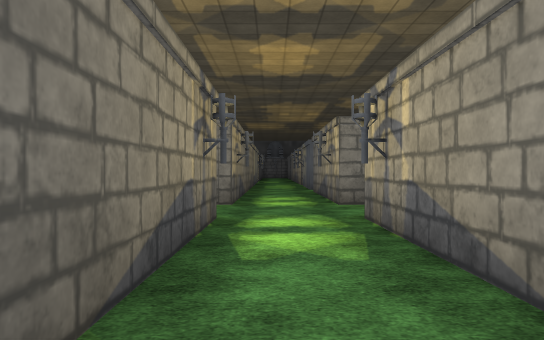
View 1 (above)

24 first-person views from a walk through a scene from a Unity 3-D project. The camera is 1.3 m above the floor, looks level and sees 70° across. The floor is counted in squares, 2 m on a side. Each view is taken from the middle of a square. On the plan, view 1 faces up. The plan holds only what a view shows up to about 11 squares ahead; the rest is blank. The place goes on beyond the plan. Some surface patterns are stand-ins.

View 2
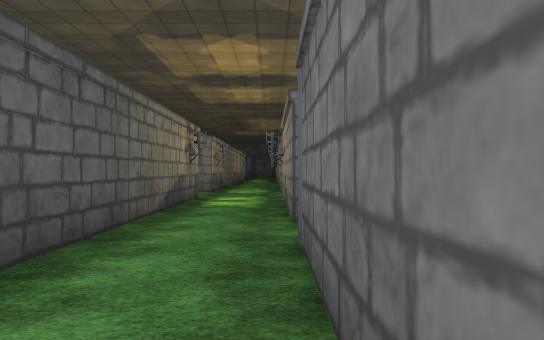

View 3
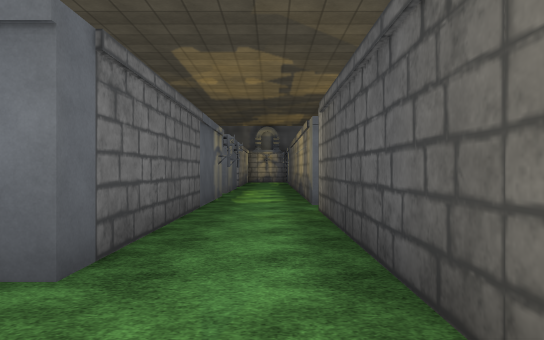

View 4
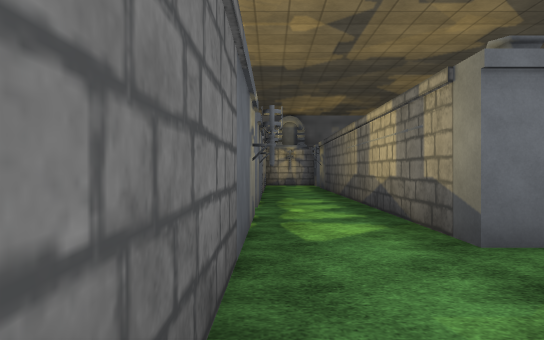

View 5
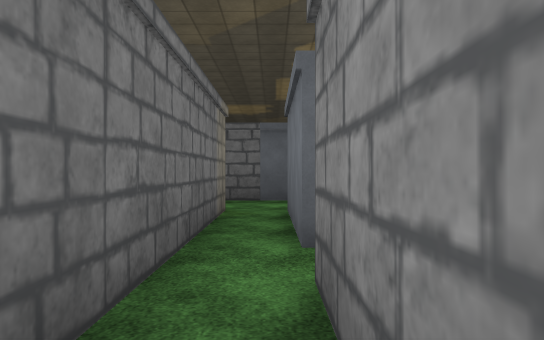

View 6
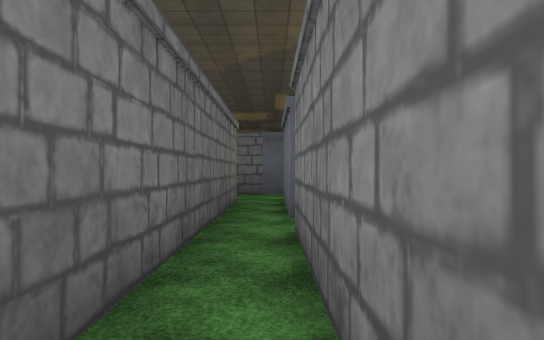

View 7
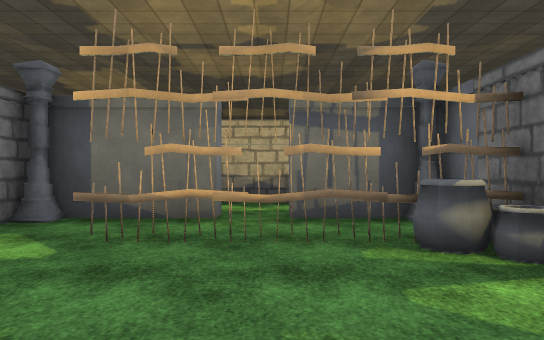

View 8
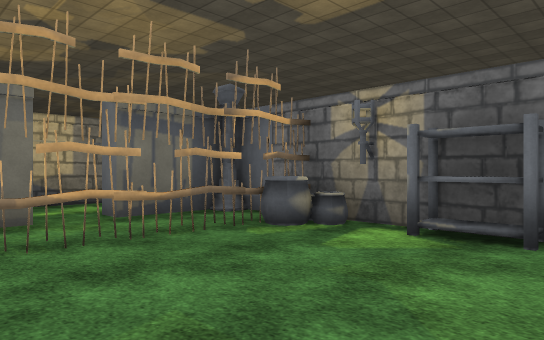

View 9
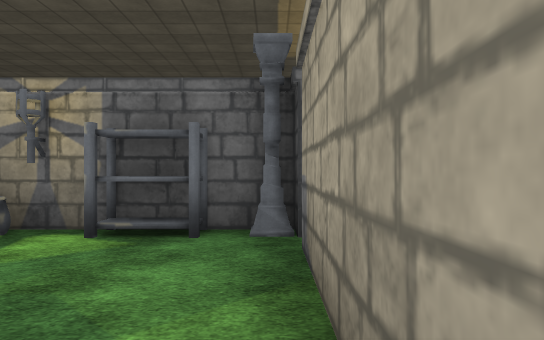

View 10
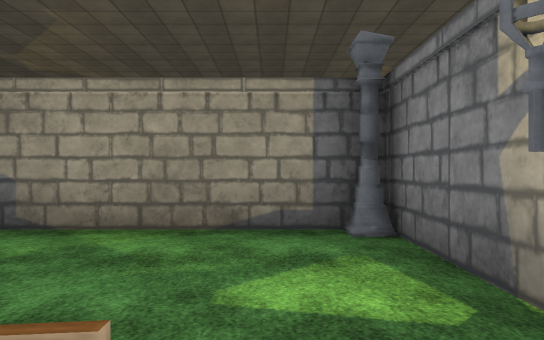

View 11
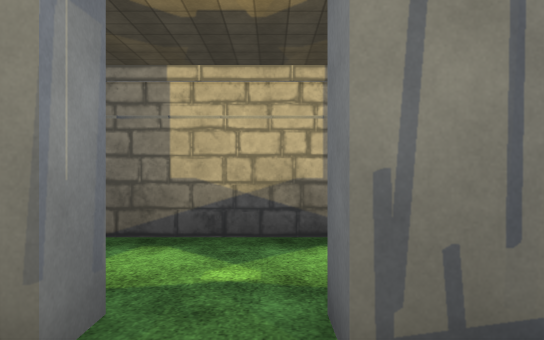

View 12
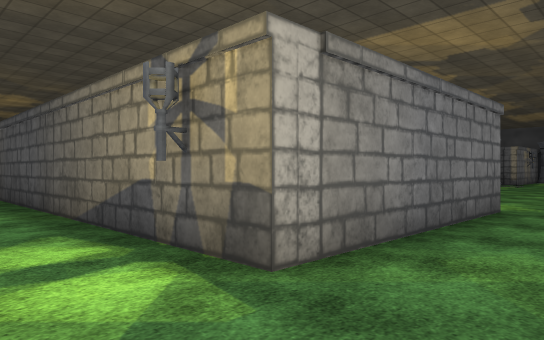

View 13
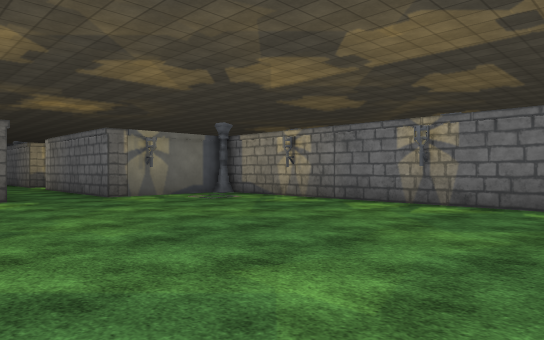

View 14
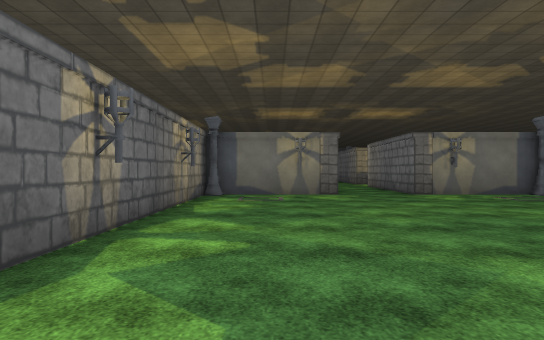

View 15
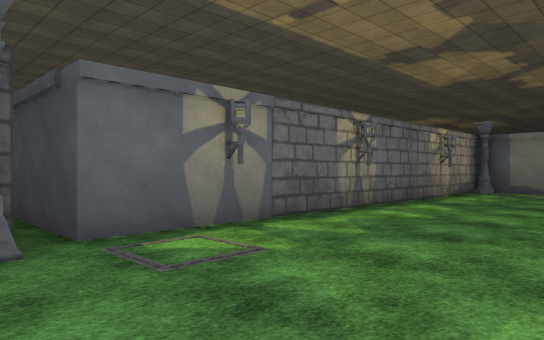

View 16
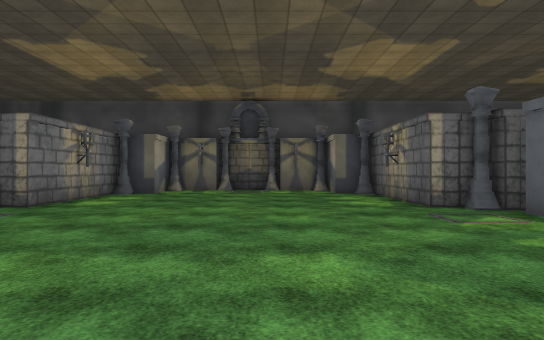

View 17
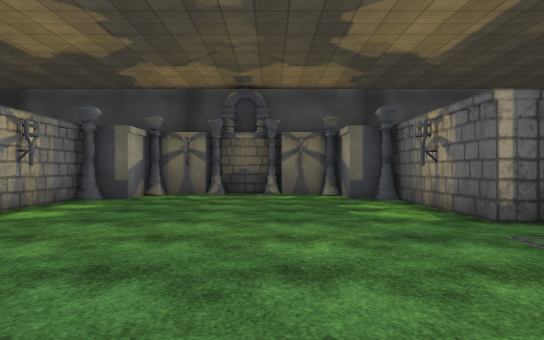

View 18
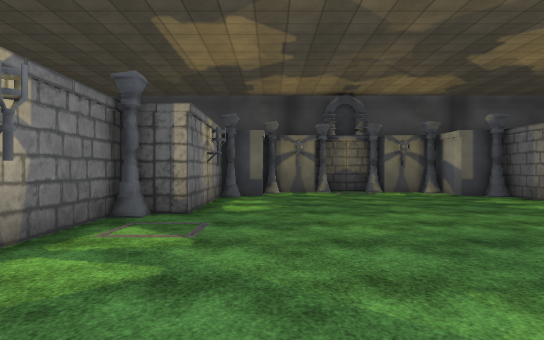

View 19
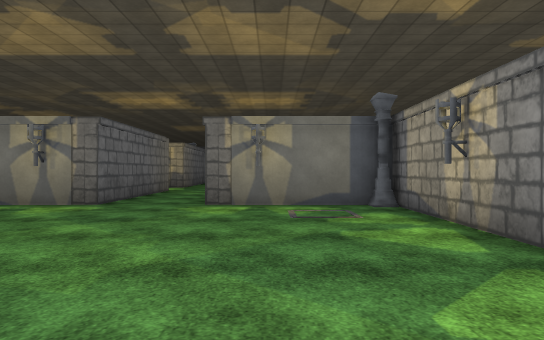

View 20
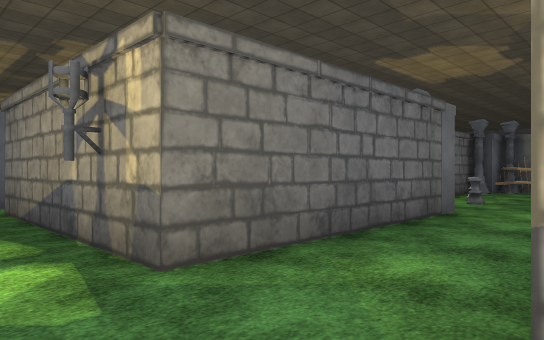

View 21
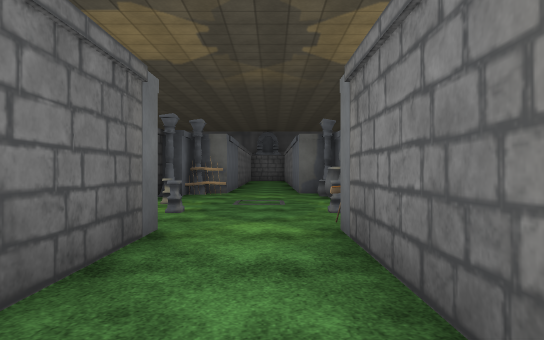

View 22
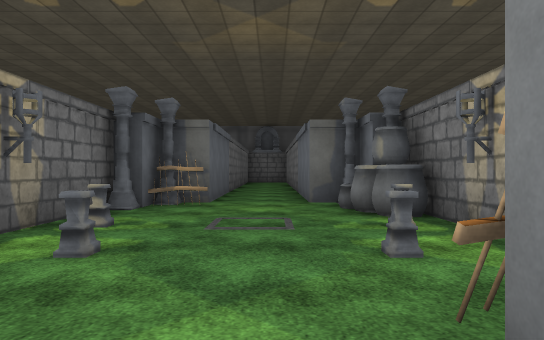

View 23
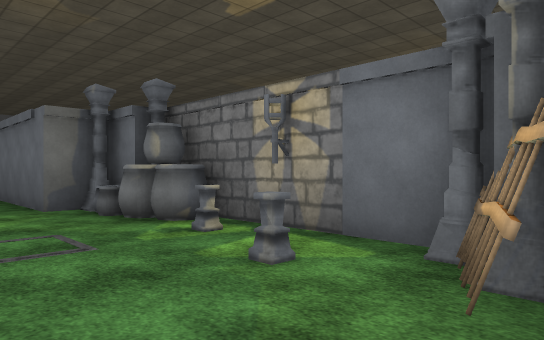

View 24
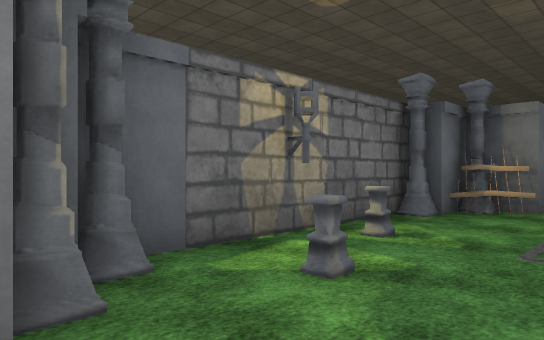

### Floor plan
Key: @ floor where view 1 was taken; # wall or solid block; . floor; T thing the floor can be seen under or through; O other object.
Columns run from 24 left of view 1 to 14 right of it. Each row starts with its distance up from view 1.
 14         O
 13         O
 12        .O
 11       O.OO########O    #..#
 10   OOOOO............O   #..#   OO
  9 OOO................O   #..#   OO###OOO
  8  O................O####O.O####O...O..OO
  7 O...............................O......
  6 O......................................
  5 O..................#####..####O.O..OOOO
  4  O................OO   #.O#   OOOOOOOO
  3  OO..O.............O   #..#   OOO #
  2    ## O..O..O...O.OO   #..#
  1        ###########     #..#
  0             O          #@.O
 -1             O          #..#
 -2                        #..#
 -3                        #..#
 -4                 #  #####..##
 -5                ...........O###
 -6                 #### OOO..O.O.OO
 -7                       OO.OO.O..##
 -8                       OO....T...#
 -9                       O ..O.T...#
-10                       OO.OO.....#
-11                         ..O..O.O

Positions as (right, up) in squares from view 1, and headings:
1: (0, 0), facing up
2: (1, -4), facing up
3: (0, 2), facing down
4: (1, -2), facing down
5: (-7, -5), facing right
6: (-9, -5), facing right
7: (7, -8), facing left
8: (7, -10), facing up-left
9: (7, -10), facing up
10: (3, -10), facing right
11: (3, -8), facing left
12: (1, 7), facing down-left
13: (-15, 9), facing down-right
14: (-16, 9), facing right
15: (-18, 7), facing up-right
16: (-11, 7), facing left
17: (-13, 7), facing left
18: (-12, 4), facing left
19: (-13, 4), facing right
20: (0, 5), facing up-right
21: (2, 6), facing right
22: (5, 6), facing right
23: (6, 7), facing down-right
24: (6, 6), facing up-right
